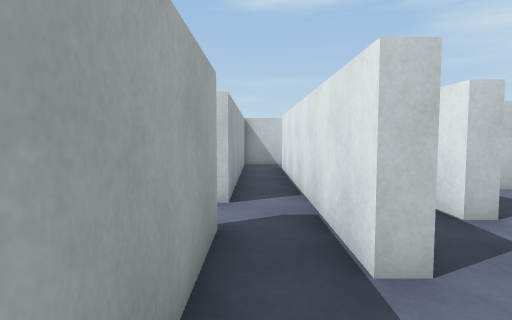
[1] (above)

23 first-person views from a walk through a 3-D level made in the Unity game engine. The camera is 1.2 m above the floor, tilts 4° down and sees 75° across. The floor is counted in squares, 1 m on a side. Each view is taken from the middle of a square. On the plan, view 1 faces up. The plan holds only what a view shows up to about 14 squares ahead; the rest is blank. The place goes on beyond the plan. The player is left out.

[2]
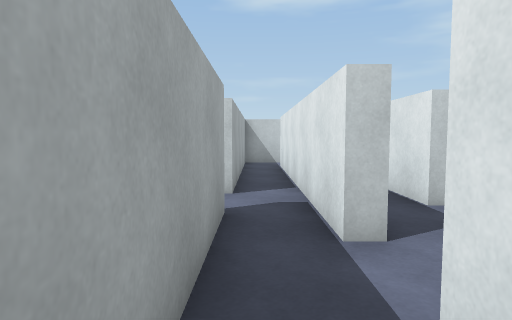

[3]
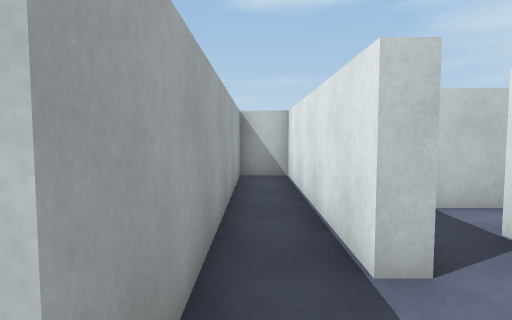

[4]
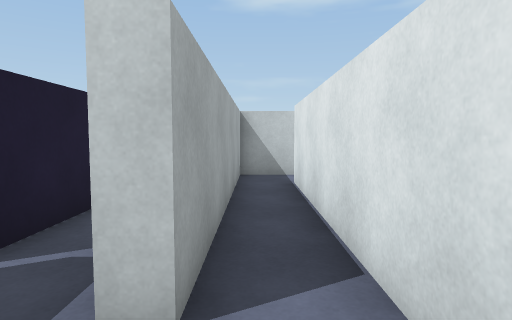

[5]
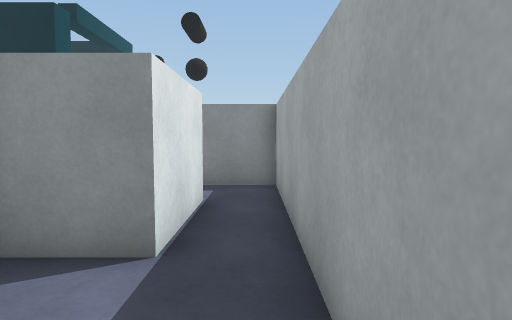

[6]
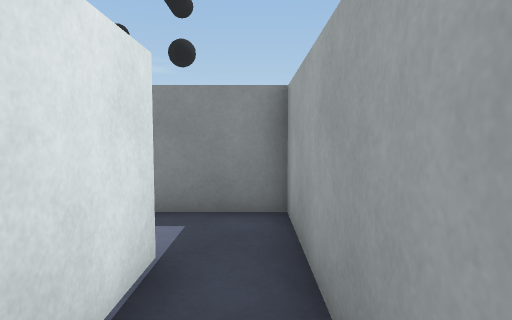

[7]
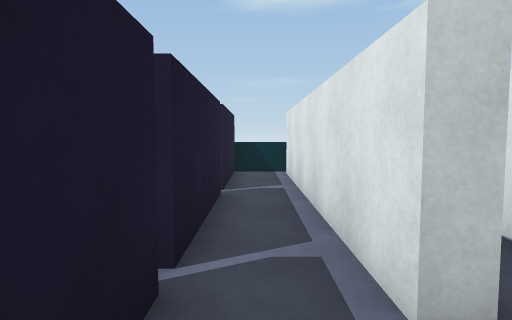

[8]
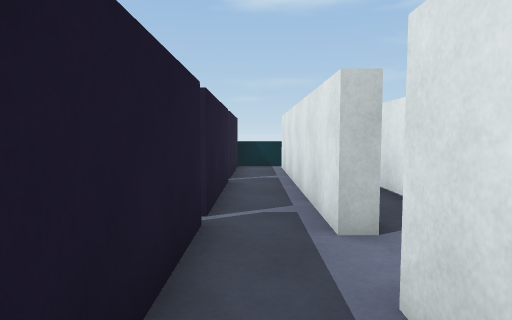

[9]
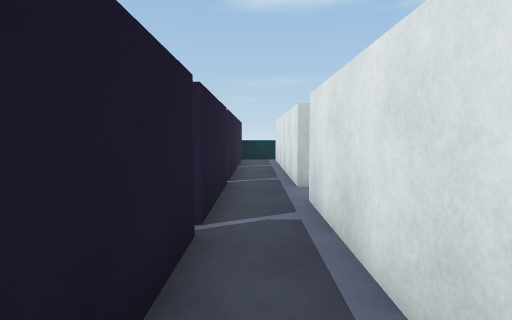

[10]
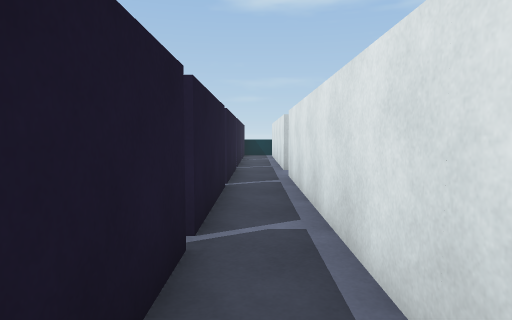

[11]
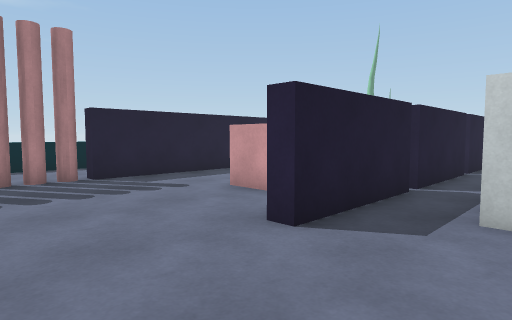

[12]
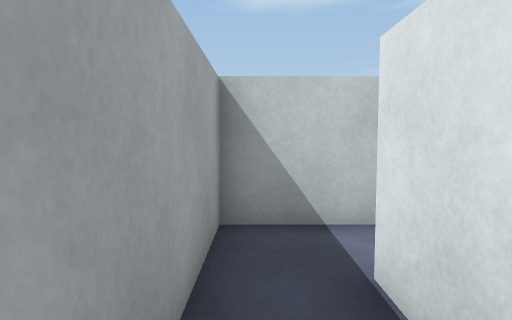

[13]
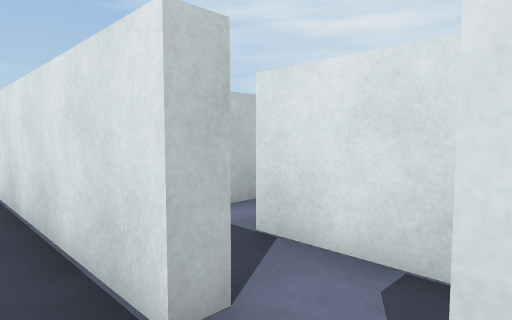

[14]
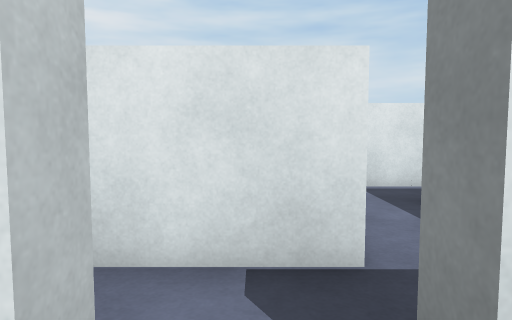

[15]
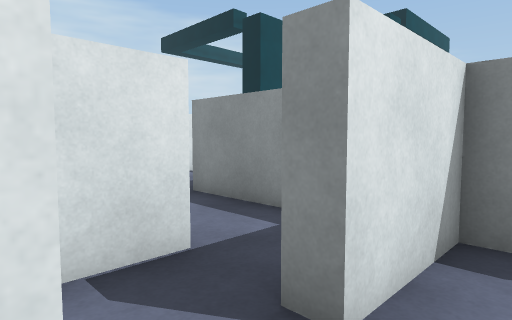

[16]
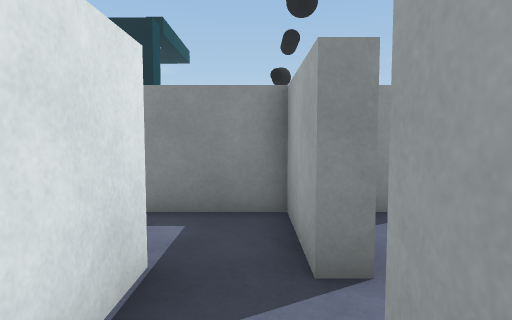

[17]
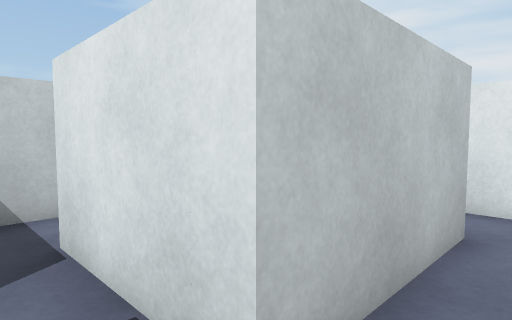

[18]
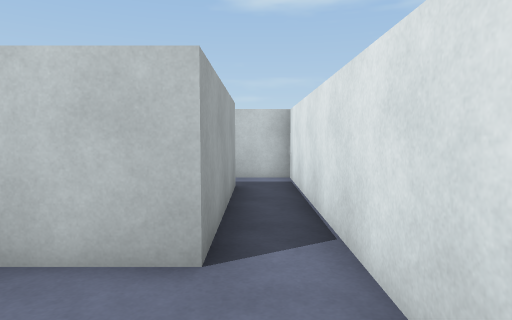

[19]
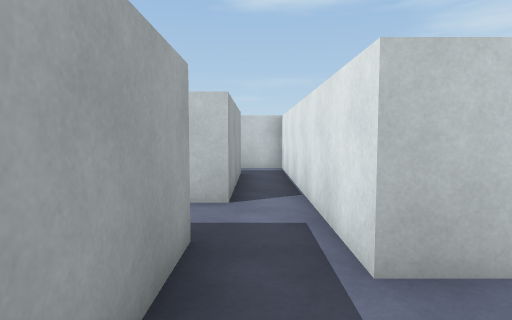

[20]
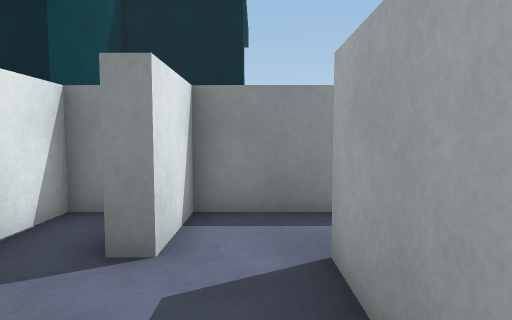

[21]
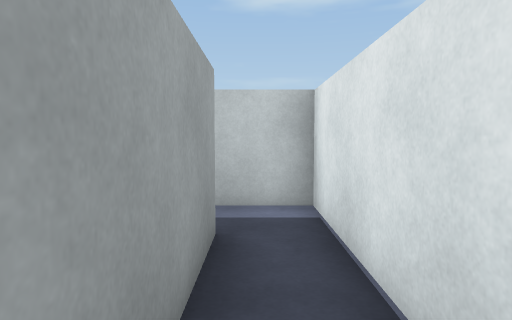

[22]
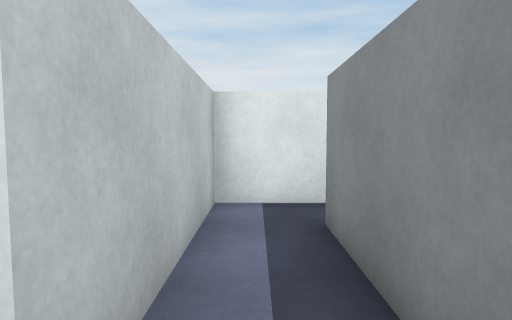

[23]
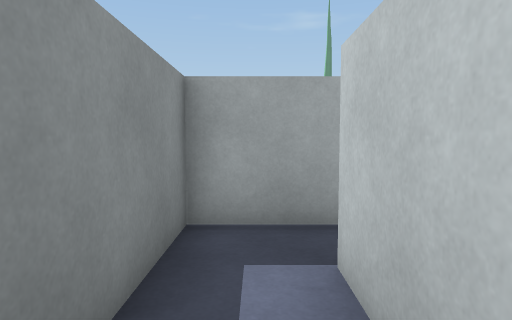

### Floor plan
Points are (right, up) in squares from view 1. A wall is a line through its corners. A room is listed if a view was taken in it or the views show most of it. See-through windows are left out.
Room 1 (views 1, 2, 6)
walls: (1, -2.2) (1, 0.7); (-0.5, 2.5) (-0.5, -4.2) (1.6, -4.2)
ways out: opening at (1, 2) to room 2; opening at (0, 3.5) to room 3
Room 2 (view 3)
walls: (1.5, 2.7) (1, 2.7); (1, 0.7) (3, 0.7) (3, 3.2)
ways out: opening at (1, 2) to room 1; opening at (2, 3) to room 6
Room 3 (views 4, 5, 12)
walls: (-0.5, 4.2) (-0.5, 2.5); (1.8, 14.5) (-0.5, 14.5) (-0.5, 6) (-1, 6); (1, 2.7) (1, 12.8)
ways out: opening at (0, 3.5) to room 1; opening at (-1, 5.5) to room 4
Room 4 (views 7, 8, 9)
walls: (-2.7, 6.5) (-2.7, 2.4); (-1, 6) (-1, 14.9); (-2.7, 2) (-2.7, -2.1); (-2.7, 11) (-2.7, 6.9); (-2.7, -2.5) (-2.7, -5.5); (-2.7, 15.5) (-2.7, 11.5); (-1, -4.8) (-1, 4.2)
ways out: opening at (-1, 5.5) to room 3; opening at (-2, -6) to room 5; opening at (-1, 16) to room 5
Room 5 (views 10, 11)
walls: (-5, -4.7) (-6.4, -4.7); (-2.7, -5.5) (-2.7, -6.5) (-3.2, -6.5); (-9.7, -1) (-9.7, -6.6)
ways out: opening at (-2, -6) to room 4; opening at (-1, 16) to room 4
objects: cylinder (-10, -9); cylinder (-10, -8); cylinder (-10, -7)
Room 6 (views 13, 14, 15)
walls: (3, 4.7) (3, 12.2) (1.5, 12.2) (1.5, 2.7)
ways out: opening at (2, 3) to room 2; opening at (3, 4) to room 11
Room 7 (view 16)
walls: (3.5, 5.4) (3.5, 4.7); (5, 4.5) (5, 6)
ways out: opening at (4, 5.5) to room 11; opening at (5.5, 7)
Room 8 (view 17)
walls: (8.5, 3) (5, 3); (3.5, 3.2) (3.5, 0.7) (8.3, 0.7); (10, 1.4) (10, 2.5)
ways out: opening at (9, 0.5) to room 9; opening at (9, 3) to room 10; opening at (4, 3) to room 11
Room 9 (views 18, 19, 20)
walls: (11.2, -0.3) (10, -0.3) (10, 1.4); (12, -4.2) (12, -1.6); (7.8, -4.2) (10, -4.2) (10, -2.2) (10.5, -2.2); (8.3, 0.7) (8.3, -2.2)
ways out: opening at (9, 0.5) to room 8; opening at (8, -3)
Room 10 (views 21, 22, 23)
walls: (3.5, 10.2) (3.5, 8) (8.5, 8) (8.5, 3); (10, 2.5) (10, 9.7) (4.9, 9.7)
ways out: opening at (9, 3) to room 8; opening at (4, 10)
Room 11 (no view inside)
walls: (3, 3.2) (3.5, 3.2); (3.5, 4.7) (3, 4.7); (5, 3) (5, 4.5)
ways out: opening at (3, 4) to room 6; opening at (4, 5.5) to room 7; opening at (4, 3) to room 8

Positions as (right, up) in squares from view 1, and headings:
1: (0, 0), facing up
2: (0, -1), facing up
3: (2, 2), facing up
4: (0, 4), facing up
5: (0, 4), facing down
6: (0, 1), facing down
7: (-2, 4), facing up
8: (-2, 2), facing up
9: (-2, -2), facing up
10: (-2, -6), facing up
11: (0, -10), facing up-left
12: (0, 10), facing up
13: (2, 3), facing up-right
14: (2, 4), facing right
15: (2, 5), facing down-right
16: (4, 6), facing down
17: (4, 2), facing up-right
18: (9, 0), facing up
19: (9, -3), facing up
20: (9, 1), facing down
21: (9, 4), facing up
22: (4, 9), facing right
23: (8, 9), facing left
